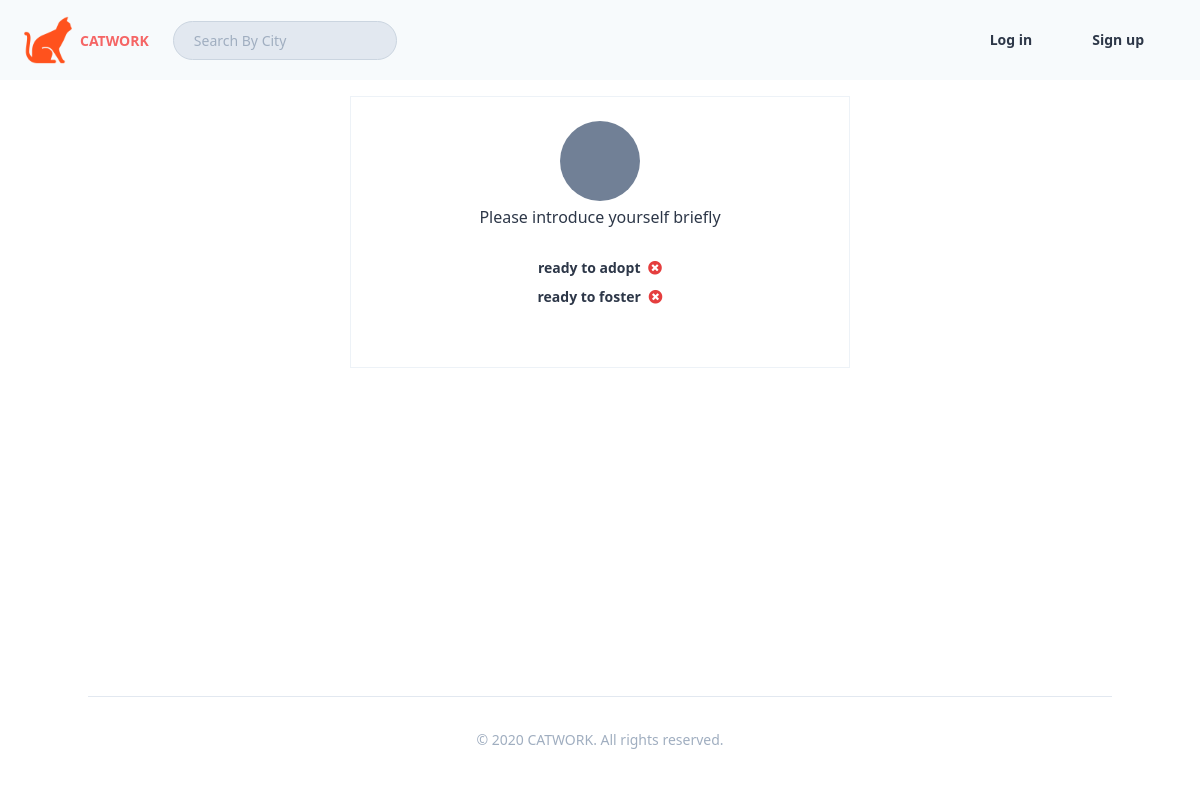
The page /users/1/ on the database as committed earlier.
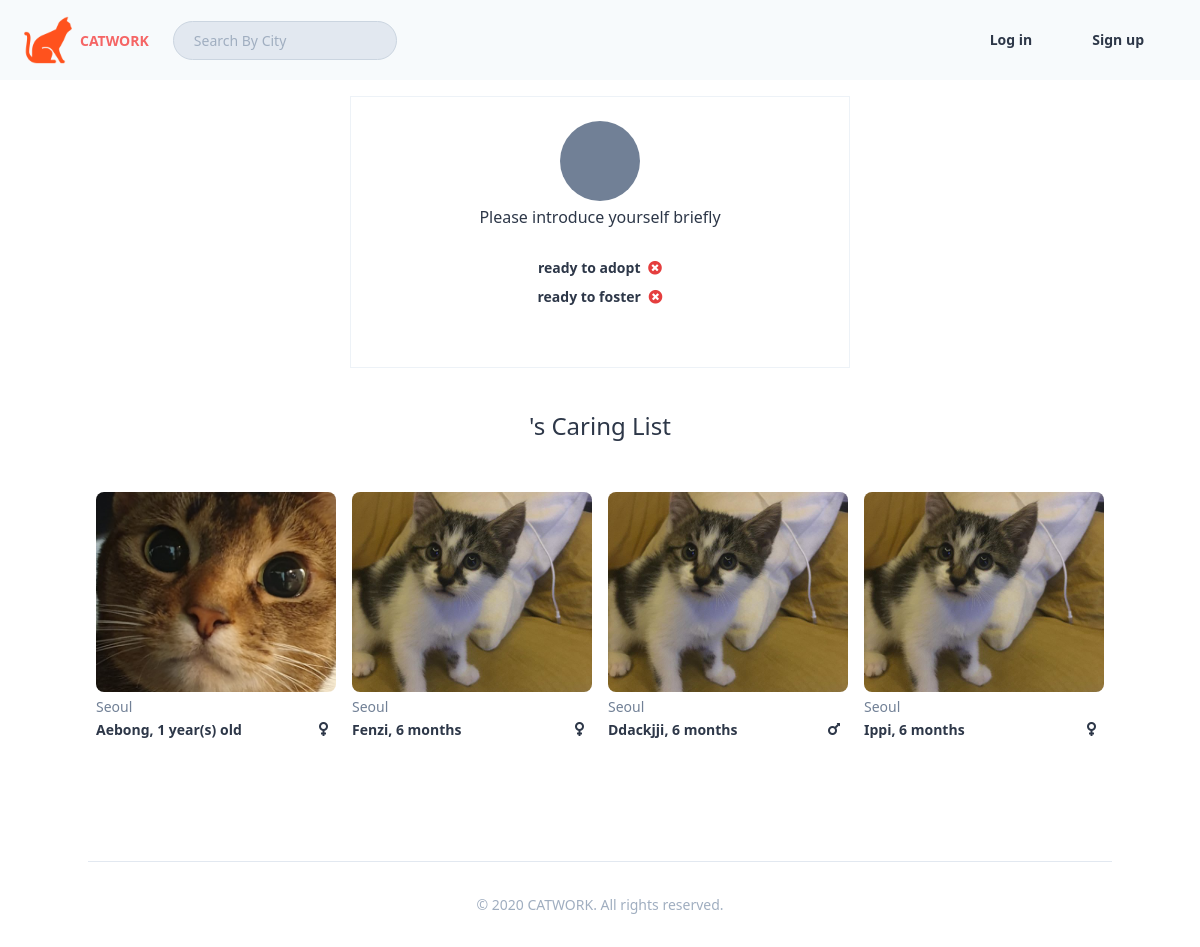
The same page on the database as committed later.
### cats/models.py (models this page shows, shortened)
class Cat(core_models.TimeStampedModel):
    GENDER_MALE = "male"
    GENDER_FEMALE = "female"
    GENDER_CHOICES = (
        (GENDER_MALE, "Male"),
        (GENDER_FEMALE, "Female"),
    )
    BLUE_CARE = "blue care"
    GREEN_CARE = "green care"
    ORANGE_CARE = "orange care"
    PINK_CARE = "pink care"
    CARE_CHOICES = (
        (BLUE_CARE, "Blue Care"),
        (GREEN_CARE, "Green Care"),
        (ORANGE_CARE, "Orange Care"),
        (PINK_CARE, "Pink Care"),
    )
    name = models.CharField(max_length=30)
    city = models.CharField(max_length=80)
    gender = models.CharField(choices=GENDER_CHOICES, max_length=10)
    is_neutered = models.BooleanField(default=False)
    birthdate = models.DateField(null=True, blank=True)
    estimated_age = models.CharField(max_length=10, default=0)
    appearance = models.ForeignKey(
        Appearance, related_name="cats", null=True, on_delete=models.SET_NULL
    )
    skittishness = models.IntegerField()
    outgoingness = models.IntegerField()
    dominance = models.IntegerField()
    spontaneity = models.IntegerField()
    friendliness = models.IntegerField()
    care_category = models.CharField(
        choices=CARE_CHOICES, default=GREEN_CARE, max_length=12
    )
    foster_needed = models.BooleanField(default=False)
    mom_cat = models.ForeignKey(
        "self", blank=True, null=True, related_name="mom", on_delete=models.SET_NULL,
    )
    dad_cat = models.ForeignKey(
        "self", blank=True, null=True, related_name="dad", on_delete=models.SET_NULL,
    )
    bro_sis = models.ManyToManyField("self", related_name="bs_cat", blank=True)
    health_condition = models.ManyToManyField(HealthCondition, related_name="cats")
    diagnosis = models.ManyToManyField(Diagnosis, related_name="cats", blank=True)
    rescue_story = models.TextField()
    care_taker = models.ForeignKey(
        "users.User",
        blank=False,
        null=False,
        related_name="cats",
        default="admin",
        on_delete=models.SET_DEFAULT,
    )
    barcode = models.IntegerField(blank=True, null=True)
    adopted = models.BooleanField(default=False)
    def count_age(self):
        now = date.today()
        birth = self.birthdate
        if birth != None:
            difference = now - birth
            if difference.days > 365:
                year_age = math.floor((difference.days) / 365)
                age = f"{year_age} year(s) old"
            else:
                month_age = math.floor((difference.days) / 30)
                age = f"{month_age} months"
        else:
            age = self.estimated_age
        return age
    def first_photo(self):
        (photo,) = self.photos.all()[:1]
        return photo.file.url

class Photo(core_models.TimeStampedModel):
    caption = models.CharField(max_length=80)
    file = models.ImageField(upload_to="cat_photos")
    cat = models.ForeignKey("Cat", related_name="photos", on_delete=models.CASCADE)

### users/views.py (the view)
# urls.py: path("<int:pk>/", views.UserProfileView.as_view(), name="profile"),
class UserProfileView(DetailView):
    model = models.User
    context_object_name = "user_object"

### templates/users/user_detail.html (shortened to what this page needs)
{% extends "base.html" %}
{% block content %}
<div class="min-h-75vh">
    <div class="container lg:w-5/12 md:w-1/2 xl:w-1/4 mx-auto my-10 flex flex-col items-center border p-6 border-gray-200">
    {% include "mixins/user_avatar.html" with user=user_object %}
        <div class="flex justify-center items-center flex-no-wrap">
        </div>
        <div class="mb-3">
            {{user_object.bio}}
        </div>
        <div class="flex justify-center items-center flex-wrap flex-col-reverse mt-3 mb-8">
            <span class = "px-2 py-1 text-sm font-bold">ready to foster
            {% if user_object.foster_available %}
                <i class="fas fa-check-circle ml-1 text-blue-400"></i>
            {% else%}
                <i class="fas fa-times-circle ml-1 text-red-600"></i>
            {% endif %}
            </span>
            <span class = "px-2 py-1 text-sm font-bold">ready to adopt
            {% if user_object.adoption_available %}
                <i class="fas fa-check-circle ml-1 text-blue-400"></i>
            {% else %}
                <i class="fas fa-times-circle ml-1 text-red-600"></i>
            {% endif %}
            </span>
        </div>
        </div>
        {% if user_object.cats.count > 0%}
            <h3 class="mb-12 text-2xl text-center">{{user_object.first_name}}'s Caring List</h3>
            <div class="container mx-auto pb-10">
                <div class="flex flex-wrap justify-center mb-10">
                {% for cat in user_object.cats.all %}
                    {% include "mixins/cat_card.html" with cat=cat %}
                {% endfor %}
                </div>
            </div>
        {% endif %}
    </div>
{% endblock content %}

### templates/mixins/cat_card.html (shortened to what this page needs)
<div class="sm:w-1/2 md:w-1/4 w-full mb-10 px-2">
<a href="{% url "cats:detail" cat.pk %}">
    <div class="w-full h-25vh bg-cover bg-center rounded-lg" style="background-image: url({{cat.first_photo}});"></div>
    <div class="flex items-center justify-between mt-1">
            <span class="text-sm text-gray-600">{{cat.city}}</span>
    </div>
    <div class="text-sm font-semibold flex justify-between items-center mt-0">
        <span >
        {{cat.name}}, {% if cat.birthdate == None %} {{cat.estimated_age}}
            {% else %} {{cat.count_age}}
            {% endif %}
        </span>
        <span class="text-base">
            {% if cat.gender == "female" %}
                <i class="fas fa-venus mr-2"></i>
            {% else %}
                <i class="fas fa-mars mr-2"></i>
            {% endif %}
        </span>
    </div>
    </a>
</div>

Rows that differ between the two databases and show on the page:
added Cat: first_photo (picture), city "Seoul", name "Aebong", count_age "1 year(s) old", gender "female" (drawn)
added Cat: first_photo (picture), city "Seoul", name "Fenzi", count_age "6 months", gender "female" (drawn)
added Cat: first_photo (picture), city "Seoul", name "Ddackjji", count_age "6 months", gender "male" (drawn)
added Cat: first_photo (picture), city "Seoul", name "Ippi", count_age "6 months", gender "female" (drawn)
Other text that changed with them:
text now shown: "'s Caring List"
